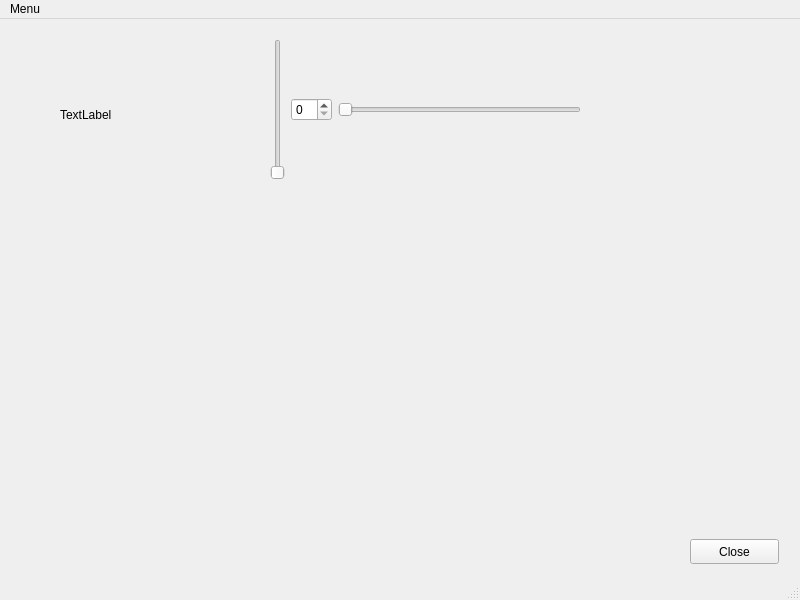
<?xml version="1.0" encoding="UTF-8"?>
<ui version="4.0">
 <class>MainWindow</class>
 <widget class="QMainWindow" name="MainWindow">
  <property name="geometry">
   <rect>
    <x>0</x>
    <y>0</y>
    <width>800</width>
    <height>600</height>
   </rect>
  </property>
  <property name="windowTitle">
   <string>MainWindow</string>
  </property>
  <widget class="QWidget" name="centralwidget">
   <widget class="QPushButton" name="btn_quite">
    <property name="geometry">
     <rect>
      <x>690</x>
      <y>520</y>
      <width>89</width>
      <height>25</height>
     </rect>
    </property>
    <property name="text">
     <string>Close</string>
    </property>
   </widget>
   <widget class="QWidget" name="horizontalLayoutWidget">
    <property name="geometry">
     <rect>
      <x>270</x>
      <y>20</y>
      <width>311</width>
      <height>141</height>
     </rect>
    </property>
    <layout class="QHBoxLayout" name="layout_horizen">
     <item>
      <widget class="QSlider" name="sliderV">
       <property name="orientation">
        <enum>Qt::Vertical</enum>
       </property>
      </widget>
     </item>
     <item>
      <widget class="QSpinBox" name="spin_test"/>
     </item>
     <item>
      <widget class="QSlider" name="sliderH">
       <property name="orientation">
        <enum>Qt::Horizontal</enum>
       </property>
      </widget>
     </item>
    </layout>
   </widget>
   <widget class="QLabel" name="lbl_clock">
    <property name="geometry">
     <rect>
      <x>240</x>
      <y>270</y>
      <width>321</width>
      <height>141</height>
     </rect>
    </property>
    <property name="font">
     <font>
      <pointsize>40</pointsize>
     </font>
    </property>
    <property name="text">
     <string/>
    </property>
   </widget>
   <widget class="QLabel" name="lbl_param">
    <property name="geometry">
     <rect>
      <x>60</x>
      <y>70</y>
      <width>91</width>
      <height>51</height>
     </rect>
    </property>
    <property name="font">
     <font>
      <family>Ubuntu</family>
     </font>
    </property>
    <property name="text">
     <string>TextLabel</string>
    </property>
   </widget>
  </widget>
  <widget class="QMenuBar" name="menubar">
   <property name="geometry">
    <rect>
     <x>0</x>
     <y>0</y>
     <width>800</width>
     <height>22</height>
    </rect>
   </property>
   <widget class="QMenu" name="mnuMenu">
    <property name="title">
     <string>Menu</string>
    </property>
    <addaction name="mnu_act_close"/>
   </widget>
   <addaction name="mnuMenu"/>
  </widget>
  <widget class="QStatusBar" name="statusbar"/>
  <action name="mnu_act_close">
   <property name="checkable">
    <bool>false</bool>
   </property>
   <property name="checked">
    <bool>false</bool>
   </property>
   <property name="text">
    <string>Close</string>
   </property>
  </action>
 </widget>
 <resources/>
 <connections/>
</ui>
